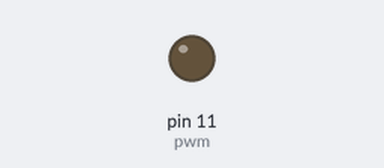
The sketch below on a simulated Arduino Uno, built with avr-gcc and run on an emulated ATmega328P. Parts: output pins drawn as LEDs (lit = HIGH).

Above: at 0.05 s.
At 6.45 s:
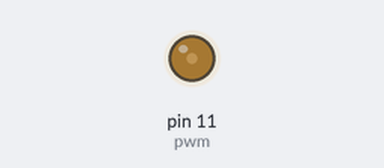
At 12.85 s:
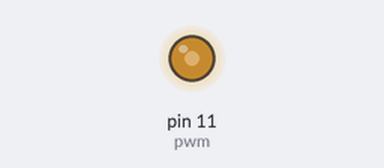
At 25.65 s:
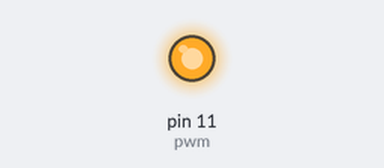
Timing chart, 0 to 40.0 s (numbered marks = the images above):
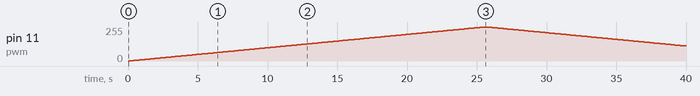

The sketch:

LED_Dimming2.ino
```cpp
int pwm = 11;
void setup() {
 pinMode(pwm, OUTPUT);
}

void loop() {
  for(int i=0; i<=255; i++)
  {
    analogWrite(pwm, i);
    delay(100);
  }
    for(int j=255; j>=0; j--)
  {

    delay(100);
    analogWrite(pwm, j);
  }
}
```

Measured:
- by itself, pin 11 (pwm): rises from 0/255 to 255/255 in 25.4 s, then falls to 113/255 in 14.4 s
